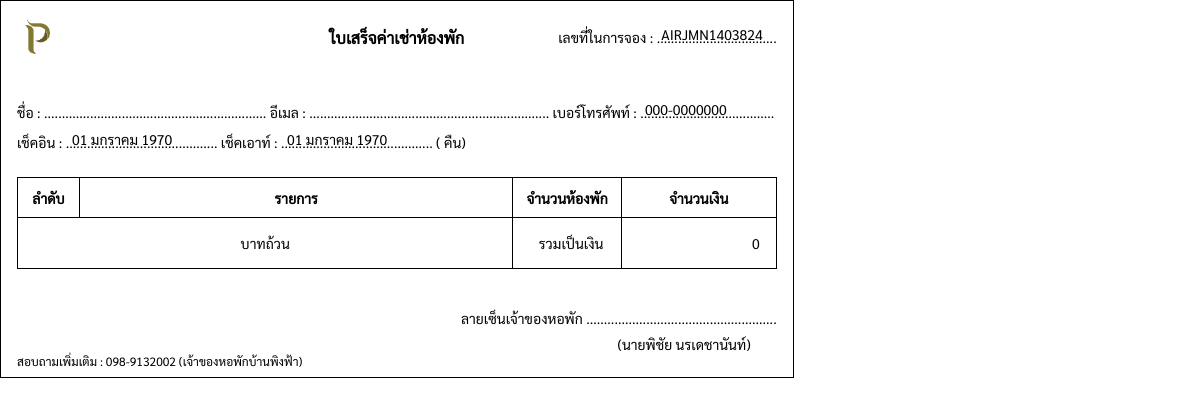
Page /pages/receipt_price.php?code=AIRJMN1403824 on the earlier database version.
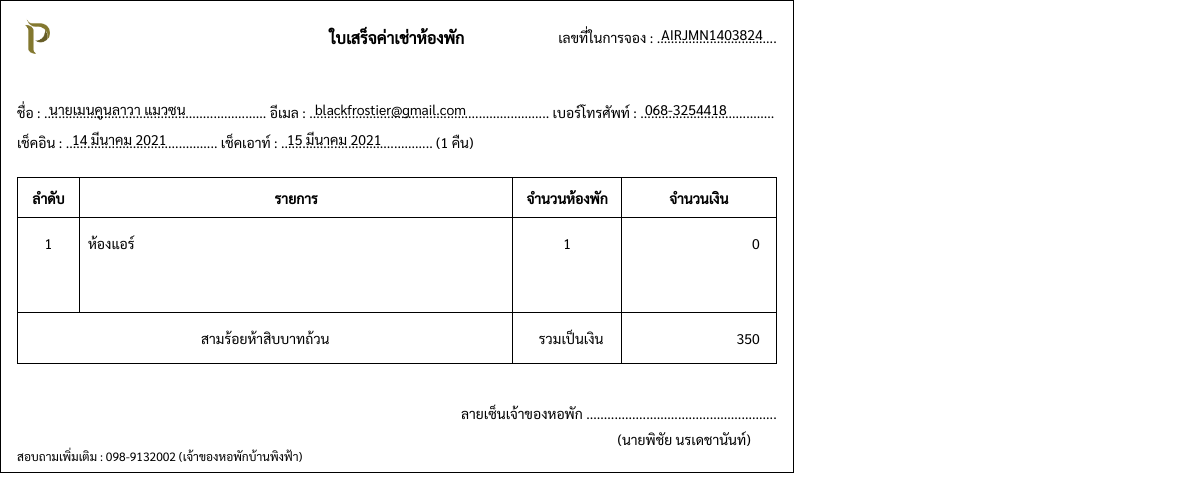
Same page on the later database version.
### tables this page shows
CREATE TABLE `daily` (
  `daily_id` int(11) NOT NULL,
  `name_title` varchar(10) NOT NULL,
  `firstname` varchar(50) NOT NULL,
  `lastname` varchar(50) NOT NULL,
  `id_card` varchar(13) NOT NULL,
  `email` varchar(100) NOT NULL,
  `tel` varchar(10) NOT NULL,
  `code` varchar(13) NOT NULL,
  `check_in` varchar(20) NOT NULL,
  `check_out` varchar(20) NOT NULL,
  `night` int(11) NOT NULL,
  `people` int(11) NOT NULL,
  `air_room` int(11) NOT NULL,
  `fan_room` int(11) NOT NULL,
  `daily_status` varchar(20) NOT NULL,
  `total_price` float(11,2) NOT NULL,
  `payment_price` float(11,2) NOT NULL,
  `payment_img` varchar(100) DEFAULT NULL,
  `warning_date` varchar(20) DEFAULT NULL,
  `room_select` varchar(100) DEFAULT NULL
);

### pages/receipt_price.php (the view, shortened to what this page needs)
<?php
include("connection.php");
$code_request = $_REQUEST["code"];
$sql = "SELECT * FROM daily WHERE code = '$code_request' AND daily_status != 'รอการยืนยัน'";
$result = mysqli_query($conn, $sql)or die ("Error in query: $sql " . mysqli_error());
$row = mysqli_fetch_array($result);
if($row != null){
extract($row);
$calculate = strtotime($check_out) - strtotime($check_in);
$night = floor($calculate / 86400);
}
function DateThai($strDate){
    $strYear = date("Y",strtotime($strDate));
    $strMonth= date("n",strtotime($strDate));
    $strDay= date("d",strtotime($strDate));
    $strMonthCut = Array("","มกราคม", "กุมภาพันธ์", "มีนาคม","เมษายน", "พฤษภาคม", "มิถุนายน", "กรกฎาคม","สิงหาคม", "กันยายน", "ตุลาคม", "พฤศจิกายน", "ธันวาคม");
    $strMonthThai=$strMonthCut[$strMonth];
    return "$strDay $strMonthThai $strYear";
}
function textFormat( $text = '', $pattern = '', $ex = '' ) {
    $cid = ( $text == '' ) ? '0000000000000' : $text;
    $pattern = ( $pattern == '' ) ? '_-____-_____-__-_' : $pattern;
    $p = explode( '-', $pattern );
    $ex = ( $ex == '' ) ? '-' : $ex;
    $first = 0;
    $last = 0;
    for ( $i = 0; $i <= count( $p ) - 1; $i++ ) {
       $first = $first + $last;
       $last = strlen( $p[$i] );
       $returnText[$i] = substr( $cid, $first, $last );
    }
    return implode( $ex, $returnText );
 }
 function bathformat($number) {
    $numberstr = array('ศูนย์','หนึ่ง','สอง','สาม','สี่','ห้า','หก','เจ็ด','แปด','เก้า','สิบ');
    $digitstr = array('','สิบ','ร้อย','พัน','หมื่น','แสน','ล้าน');
    $number = str_replace(",","",$number);
    $number = explode(".",$number);
    $strlen = strlen($number[0]);
    $result = '';
    for($i=0;$i<$strlen;$i++) {
      $n = substr($number[0], $i,1);
      if($n!=0) {
        if($i==($strlen-1) AND $n==1){ $result .= 'เอ็ด'; }
        elseif($i==($strlen-2) AND $n==2){ $result .= 'ยี่'; }
        elseif($i==($strlen-2) AND $n==1){ $result .= ''; }
        else{ $result .= $numberstr[$n]; }
        $result .= $digitstr[$strlen-$i-1];
      }
    }
    $strlen = strlen($number[1]);
    if ($strlen>2) {
      $result .= 'จุด';
      for($i=0;$i<$strlen;$i++) {
        $result .= $numberstr[(int)$number[1][$i]];
      }
    } else {
      $result .= 'บาท';
      if ($number[1]=='0' OR $number[1]=='00' OR $number[1]=='') {
        $result .= 'ถ้วน';
      }
    }
    return $result;
}
?>
<!DOCTYPE html>
<html lang="en">
<head>
    <link rel="stylesheet" href="../css/receipt_deposit.css">
</head>
<body>
    <div class="letter">
        <div>
            <div class="header">
                <img src="../img/main_logo.png" alt="">
                <strong><p style="text-align:center;font-size:16px;">ใบเสร็จค่าเช่าห้องพัก</p></strong>
                <div style="text-align:right;position:relative;">
                    <p>เลขที่ในการจอง : ..................................</p>
                    <p class="code_text"><?php echo $code_request; ?></p>
                </div>
            </div>
            <div style="position:relative;padding-bottom:20px;line-height:30px;">
                <p>ชื่อ : ............................................................... อีเมล : .................................................................... เบอร์โทรศัพท์ : ......................................</p>
                <p>เช็คอิน : ........................................... เช็คเอาท์ : ........................................... (<?php echo $night; ?> คืน)</p>
                <p class="name"><?php echo $name_title.$firstname." ".$lastname; ?></p>
                <p class="email"><?php echo $email; ?></p>
                <p class="tel"><?php echo textFormat($tel,'___-_______','-'); ?></p>
                <p class="check_in"><?php echo DateThai($check_in); ?></p>
                <p class="check_out"><?php echo DateThai($check_out); ?></p>
            </div>
            <table>
                <tr>
                    <th>ลำดับ</th>
                    <th>รายการ</th>
                    <th>จำนวนห้องพัก</th>
                    <th>จำนวนเงิน</th>
                </tr>
                <?php
                if($air_room != 0){
                ?>
                <tr>
                    <td>1</td>
                    <td>ห้องแอร์</td>
                    <td><?php echo $air_room; ?></td>
                    <td><?php echo number_format($air_price); ?></td>
                </tr>
                <?php } ?>
                <tr>
                    <td colspan="2"><?php echo bathformat($total_price) ?></td>
                    <td style="text-align:center;">รวมเป็นเงิน</td>
                    <td><?php echo number_format($total_price); ?></td>
                </tr>
            </table>
            <div style="padding-top:40px;">
                <div style="display:flex;justify-content:flex-end;align-items:center;">
                    <p>ลายเซ็นเจ้าของหอพัก ......................................................</p>
                </div>
                <div style="padding-top:8px;display:flex;justify-content:flex-end;align-items:center;">
                    <p style="padding-right:26px;">(นายพิชัย นรเดชานันท์)</p>
                </div>
            </div>
        </div>
        <p style="font-size:12px;">สอบถามเพิ่มเติม : 098-9132002 (เจ้าของหอพักบ้านพิงฟ้า)</p>
    </div>
</body>
</html>

### css/receipt_deposit.css (style rules this page uses)
* { margin: 0; padding: 0; box-sizing: border-box; font-family: Sarabun; font-size: 14px; }
.letter { width: 210mm; height: auto; border: 1px solid #000; padding: 16px 16px 8px 16px; display: flex; flex-direction: column; justify-content: space-between; }
.letter .header { display: grid; grid-template-columns: 1fr 1fr 1fr; align-items: center; padding-bottom:40px; }
.letter .header img { width: 40px; height: 40px; }
.letter .header .code_text { position: absolute; top: -3px; right: 14px; }
.letter .name { position: absolute; top: -3px; left: 32px; }
.letter .email { position: absolute; top: -3px; left: 298px; }
.letter .tel { position: absolute; top: -3px; right: 50px; }
.letter .check_in { position: absolute; top: 27px; left: 55px; }
.letter .check_out { position: absolute; top: 27px; left: 270px; }
.letter table { width: 100%; overflow: hidden; border-collapse: collapse; table-layout: fixed; }
.letter table tr { height: 40px; }
.letter table tr:first-child,.letter table tr:last-child { border: 1px solid #000; }
.letter table tr th:nth-child(1) { width: 8%; }
.letter table tr th:nth-child(2) { width: 56%; }
.letter table tr th:nth-child(3) { width: 14%; }
.letter table tr th:nth-child(4) { width: 20%; }
.letter table tr th { border: 1px solid #000; }
.letter table tr:not(:first-child:last-child) td { border-left: 1px solid #000; border-right: 1px solid #000; padding: 16px 0; }
.letter table tr:nth-last-child(2) td { padding-bottom: 60px !important; }
.letter table tr td:not(:nth-child(2)) { text-align: center; }
.letter table tr:not(:first-child:last-child) td:nth-child(2) { padding-left: 8px; }
.letter table tr:not(:first-child:last-child) td:last-child { text-align: right; padding-right: 16px; }

Differences in the rows shown:
added daily: night "1", name_title "นาย", firstname "เมนคูนลาวา", lastname "แมวซน", email "blackfrostier@gmail.com", tel "068-3254418", check_in "14 มีนาคม 2021", check_out "15 มีนาคม 2021", air_room "1", total_price "สามร้อยห้าสิบบาทถ้วน", total_price "350"
Other differences:
$air_price: (not shown) → "0"
textFormat($tel,'___-_______','-'): "000-0000000" → (not shown)
DateThai($check_in): "01 มกราคม 1970" → (not shown)
DateThai($check_out): "01 มกราคม 1970" → (not shown)
bathformat($total_price): "บาทถ้วน" → (not shown)
$total_price: "0" → (not shown)
text now shown: "1 ห้องแอร์"
